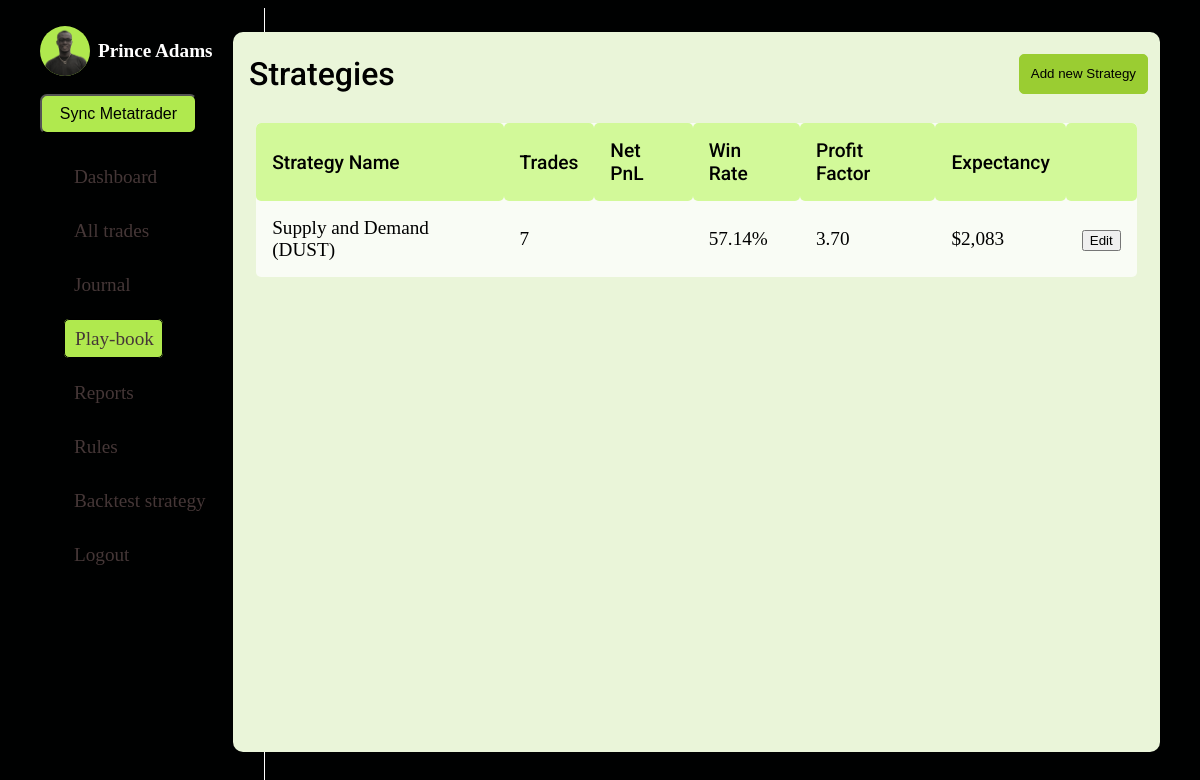
The page /playBook on the database its author committed.
### forexJournal/models.py (models this page shows, shortened)
class StrategyModel(models.Model):
    user = models.ForeignKey(settings.AUTH_USER_MODEL, on_delete=models.CASCADE, related_name="strategies", default=1)
    strategy_name = models.CharField(max_length=100)
    description = models.TextField()
    risk_reward_ratio = models.DecimalField(max_digits=5, decimal_places=2)
    win_rate = models.DecimalField(max_digits=5, decimal_places=2, blank=True, null=True)
    timeframe = models.CharField(max_length=50)
    indicators = models.CharField(max_length=200, blank=True, null=True)
    average_duration = models.DurationField(blank=True, null=True)
    backtesting_perfomance = models.TextField(blank=True, null=True)
    created_at = models.DateTimeField(auto_now_add=True)
    updated_at = models.DateTimeField(auto_now=True)
    risk_management = models.CharField(max_length=250, null=True, blank=True)
    rules_follow = models.CharField(max_length=500, null=True, blank=True)
    market_conditions = models.CharField(max_length=15, null=True, blank=True)
    entry_criteria = models.CharField(max_length=250, null=True, blank=True)
    exit_criteria = models.CharField(max_length=250, null=True, blank=True)
    dollar_value_risk = models.DecimalField(max_digits=5, decimal_places=2, null=True, blank=True)
    notes = models.TextField(blank=True, null=True)

### forexJournal/views.py (the view, shortened to what this page needs)
# urls.py: path("playBook", views.playBook, name="playBook"),
def playBook(request):
    strategies_with_trade_count = StrategyModel.objects.annotate(trade_count=Count('tradesmodel'),
        total_pnl=Sum('tradesmodel__profit_usd'),
        profitable_trade_count=Count('tradesmodel', filter=Q(tradesmodel__profit_usd__gt=0)),
        profitable_trades=Sum("tradesmodel__profit_usd", filter=Q(tradesmodel__profit_usd__gt=0)),
        losing_trades=Sum("tradesmodel__profit_usd", filter=Q(tradesmodel__profit_usd__lt=0)),
    )
    strategies = list(StrategyModel.objects.all().values())
    for strategy in strategies:
        matching_strategy = strategies_with_trade_count.get(id=strategy['id'])
        strategy['trade_count'] = matching_strategy.trade_count
        strategy['total_pnl'] = Money(matching_strategy.total_pnl or 0, "USD")
        strategy["win_rate"] = round(calculateWinRate(matching_strategy.profitable_trade_count, matching_strategy.trade_count), 2)
        profit_factor = round(float(calculateProfitFactor(matching_strategy.profitable_trades, matching_strategy.losing_trades)), 2)
        strategy["profit_factor"] = f"{profit_factor:.2f}"
    context = {
        "strategies": strategies,
    }
    return render(request, f"{PATH}/playBook.html", context)

### forexJournal/views.py (called while the page is built)
def calculateWinRate(profitableTrades, number_of_trades):
    return round((profitableTrades / number_of_trades) * PERCENT, 2)

def calculateProfitFactor(profitable_value, losing_value):
    if losing_value != 0:
        return round(profitable_value / abs(losing_value), 2)
    return "N/A"

### forexJournal/templates/forexJournal/playBook.html (shortened to what this page needs)
{% extends "base.html" %}
{% load static %}
{% block css_files %}
    <link rel="stylesheet" href="{% static 'forexJournal/playBook.css' %}">
{% endblock css_files %}
{% block content %}
    <main class="table">
        <section class="header-items">
            <h2>Strategies</h2>
            <button type="button" id="modalsss">Add new Strategy</button>
        </section>
        <section class="table-body">
            <table>
                <thead>
                    <tr>
                        <th>Strategy Name</th>
                        <th>Trades</th>
                        <th>Net PnL</th>
                        <th>Win Rate</th>
                        <th>Profit Factor</th>
                        <th>Expectancy</th>
                        <th></th>
                    </tr>
                </thead>
                <tbody>
                    {% for strategy in strategies %}
                        <tr class="strategy-row" data-strategy-id={{ strategy.id }}>
                            <td>{{ strategy.strategy_name}}</td>
                            <td>{{ strategy.trade_count}}</td>
                            <td>{{ strategy.total_pnl }}</td>
                            <td>{{ strategy.win_rate }}%</td>
                            <td>{{ strategy.profit_factor}}</td>
                            <td>$2,083</td>
                            <td><button type="button">Edit</button></td>
                        </tr>
                    {% endfor %}
                </tbody>
            </table>
        </section>
    </main>
{% endblock content %}

### forexJournal/static/forexJournal/playBook.css (style rules this page uses)
body { max-height: 100%; overflow: hidden; }
.header-items { width: 97%; display: flex; justify-content: space-between; padding: 0.8rem 1rem; height: 8%; align-items: center; }
.table-body { width: 95%; max-height: calc(89% - 1rem); background-color: #fffb; margin: .5rem auto; border-radius: 5px; overflow-y: auto; overflow-x: hidden; }
tbody td { font-size: 1.2rem; color: black; }
.header-items button { height: 2.5rem; padding: 0.7rem; border-radius: 5px; background: yellowgreen; border: 1px solid yellowgreen; transition: transform 0.3s ease; cursor: pointer; }
.header-items h2 { font-size: 2rem; font-family: "Roboto", sans-serif; font-weight: 500; font-style: normal; color: black; }
main.table { background-color: #eaf5d9; height: 90vh; width: 100%; margin-left: -2rem; border-radius: 10px; margin-top: 1.5rem; }
table { width: 100%; text-align: left; margin-right: 2rem; }
table, th, td { border-collapse: collapse; padding: 1rem; }
thead th { position: sticky; top: 0; left: 0; background: #d2f999; border-radius: 5px; font-size: 1.2rem; font-family: "Roboto", sans-serif; font-weight: 500; font-style: normal; color: black; border-collapse: collapse; border: none; }
::placeholder { color: #91918e; }

### static/base.css (style rules this page uses)
:root { --main-color:#000101; --divBack: hsl(207, 35%, 10%); --selectedColor: #B0E94E; --selectedColor2: #efef05; }
body { color: white; background: var(--main-color); height: 100vh; display: grid; grid-template-columns: 1fr 4fr ; }

### rows shown on the page
StrategyModel: strategy_name "Supply and Demand (DUST)", trade_count "7", win_rate "57.14", profit_factor "3.70"
